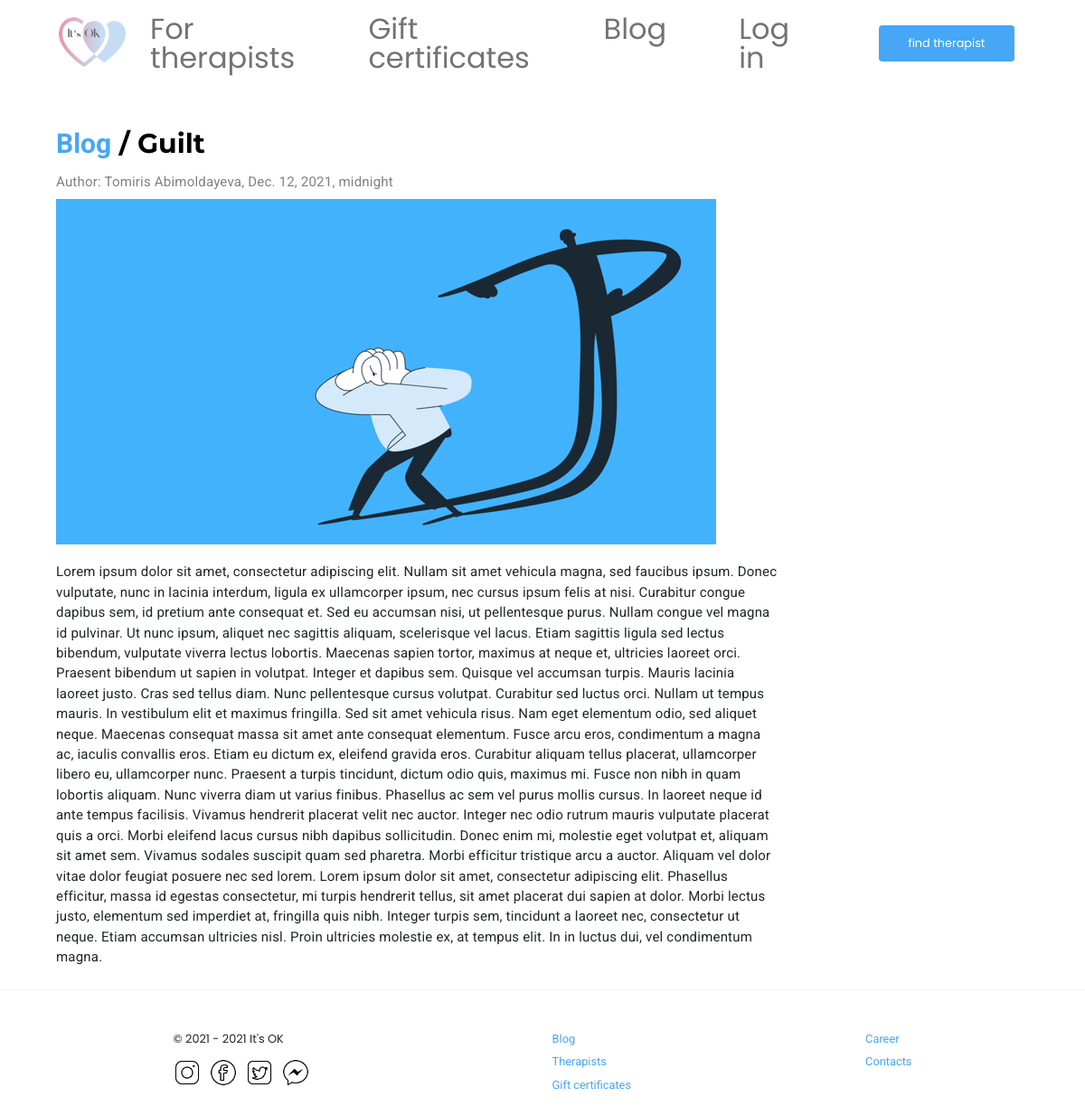
Page /blog/2 on the committed database.
### blog/models.py (models this page shows, shortened)
class Article(models.Model):
    title = models.CharField(max_length=250)
    author = models.CharField(max_length=250)
    date = models.DateTimeField()
    anons = models.CharField(max_length=500)
    picture = models.ImageField(upload_to='article_images/')
    full_text = models.TextField()

### blog/views.py (the view)
# urls.py: path('<int:pk>', views.ArticleDetailView.as_view(), name='article_detail'),
class ArticleDetailView(DetailView):
    model = Article
    template_name = 'blog/article_details.html'
    context_object_name = 'article'

### blog/templates/blog/article_details.html (shortened to what this page needs)
{% extends 'main/layout.html' %}
{% block content %}
    <div class="container">
        <div class="article-content" style="max-width: 800px">
            <div class="main-content-header d-flex justify-content-between flex-wrap">
                <div class="title">
                    <p class="article-title mt-5 "><a href="#" class="blog-link">Blog</a> / {{article.title}}</p>
                </div>
            </div>
            <br>
            <div class="article">
                <p class="article-text"><span class="article-author">Author: {{ article.author}}, {{ article.date}}</span></p>
                <div class="article-picture"><img src="{{ article.picture.url }}" class="article-picture"></div>
                <p class="article-text">{{article.full_text}}</p>
            </div>
        </div>
    </div>
{% endblock %}

### main/static/main/css/style.css (style rules this page uses)
.container { max-width: 1100px; margin: 0 auto; }

### blog/templates/blog/article_details.html (style rules this page uses)
.blog-link { text-decoration: none; color:#45a7f5; font-weight: bold; font-family: 'Roboto', sans-serif; font-size: 30px; }
.article-title { font-weight: bold; color:black; font-size: 30px; font-family: 'Montserrat', sans-serif; }
.article-author { color:grey; }
.article-text { padding-bottom: 0.5rem; font-weight: normal; font-family: 'Roboto', sans-serif; font-size: 15px; letter-spacing:0.2px; line-height:1.4rem; }
.article-picture { max-width:900px; padding-bottom: 0.5rem; }

### rows in the picture
Article: title "Guilt", author "Tomiris Abimoldayeva", date "Dec. 12, 2021, midnight", picture (picture), full_text "Lorem ipsum dolor sit amet, consectetur adipiscing elit. Nullam sit amet vehicula magna, sed faucibus ipsum. Donec vulputate, nunc in lacinia interdum, ligula ex ullamcorper ipsum, nec cursus ipsum felis at nisi. Curabitur congue dapibus sem, id pretium ante consequat et. Sed eu accumsan nisi, ut pellentesque purus. Nullam congue vel magna id pulvinar. Ut nunc ipsum, aliquet nec sagittis aliquam, scelerisque vel lacus. Etiam sagittis ligula sed lectus bibendum, vulputate viverra lectus lobortis. Maecenas sapien tortor, maximus at neque et, ultricies laoreet orci. Praesent bibendum ut sapien in volutpat. Integer et dapibus sem. Quisque vel accumsan turpis. Mauris lacinia laoreet justo. Cras…"
